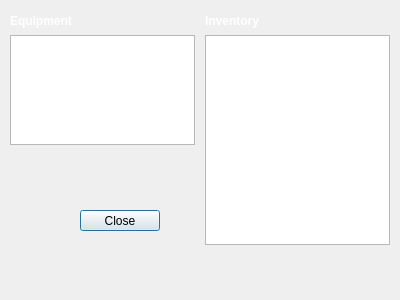
<?xml version="1.0" encoding="UTF-8"?>
<ui version="4.0">
 <class>InventoryBag</class>
 <widget class="QDialog" name="InventoryBag">
  <property name="geometry">
   <rect>
    <x>0</x>
    <y>0</y>
    <width>400</width>
    <height>300</height>
   </rect>
  </property>
  <property name="contextMenuPolicy">
   <enum>Qt::DefaultContextMenu</enum>
  </property>
  <property name="windowTitle">
   <string>Inventory</string>
  </property>
  <widget class="QListWidget" name="lstEquipment">
   <property name="geometry">
    <rect>
     <x>10</x>
     <y>35</y>
     <width>185</width>
     <height>110</height>
    </rect>
   </property>
  </widget>
  <widget class="QListWidget" name="lstInventory">
   <property name="geometry">
    <rect>
     <x>205</x>
     <y>35</y>
     <width>185</width>
     <height>210</height>
    </rect>
   </property>
  </widget>
  <widget class="QLabel" name="lblInventory">
   <property name="geometry">
    <rect>
     <x>205</x>
     <y>10</y>
     <width>150</width>
     <height>21</height>
    </rect>
   </property>
   <property name="font">
    <font>
     <weight>75</weight>
     <bold>true</bold>
    </font>
   </property>
   <property name="styleSheet">
    <string notr="true">color: rgb(255, 255, 255);</string>
   </property>
   <property name="text">
    <string>Inventory</string>
   </property>
  </widget>
  <widget class="QLabel" name="lblEquipment">
   <property name="geometry">
    <rect>
     <x>10</x>
     <y>10</y>
     <width>150</width>
     <height>21</height>
    </rect>
   </property>
   <property name="font">
    <font>
     <weight>75</weight>
     <bold>true</bold>
    </font>
   </property>
   <property name="styleSheet">
    <string notr="true">color: rgb(255, 255, 255);</string>
   </property>
   <property name="text">
    <string>Equipment</string>
   </property>
  </widget>
  <widget class="QPushButton" name="btnClose">
   <property name="geometry">
    <rect>
     <x>80</x>
     <y>210</y>
     <width>80</width>
     <height>21</height>
    </rect>
   </property>
   <property name="text">
    <string>Close</string>
   </property>
  </widget>
 </widget>
 <resources/>
 <connections/>
</ui>
